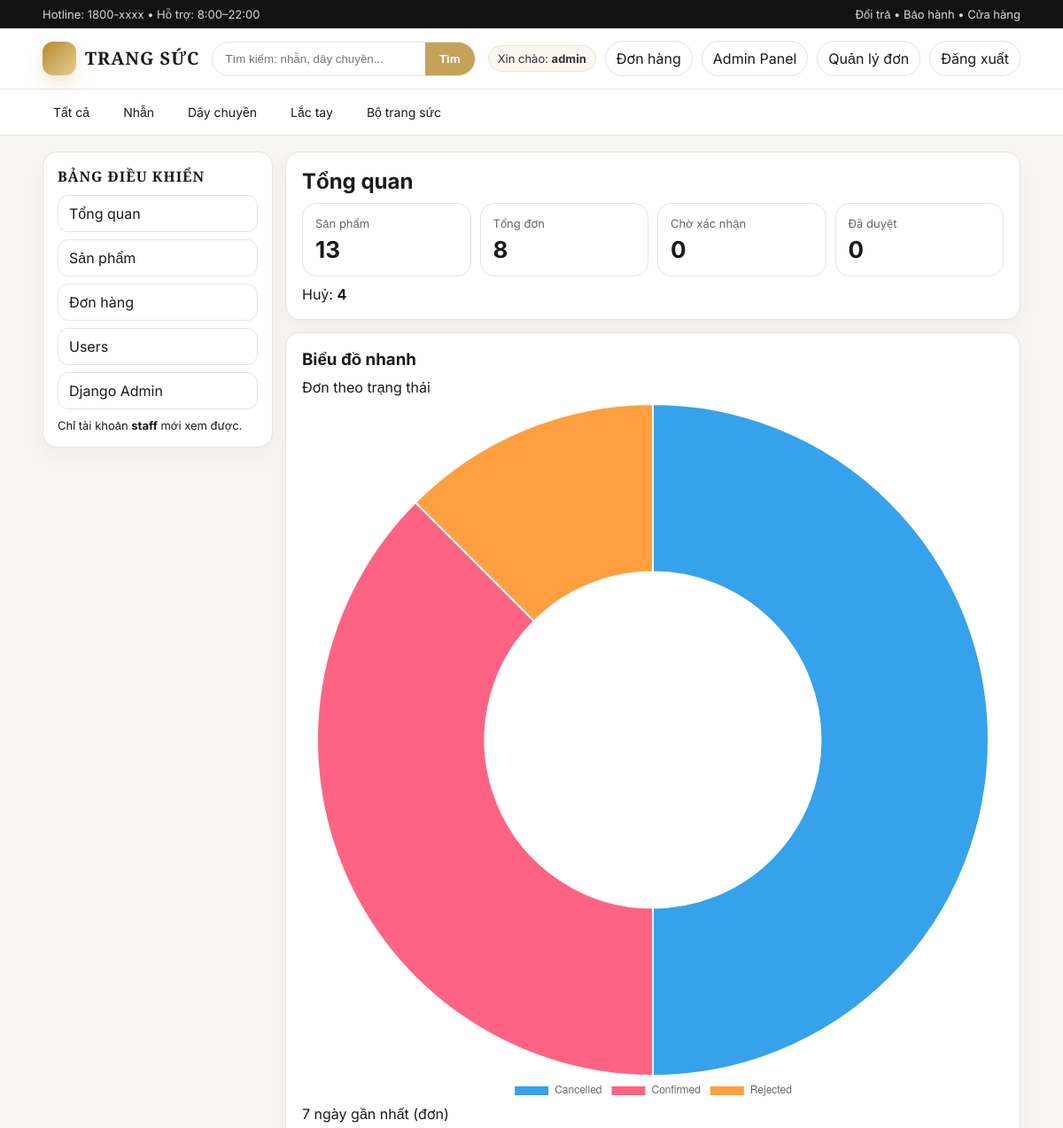
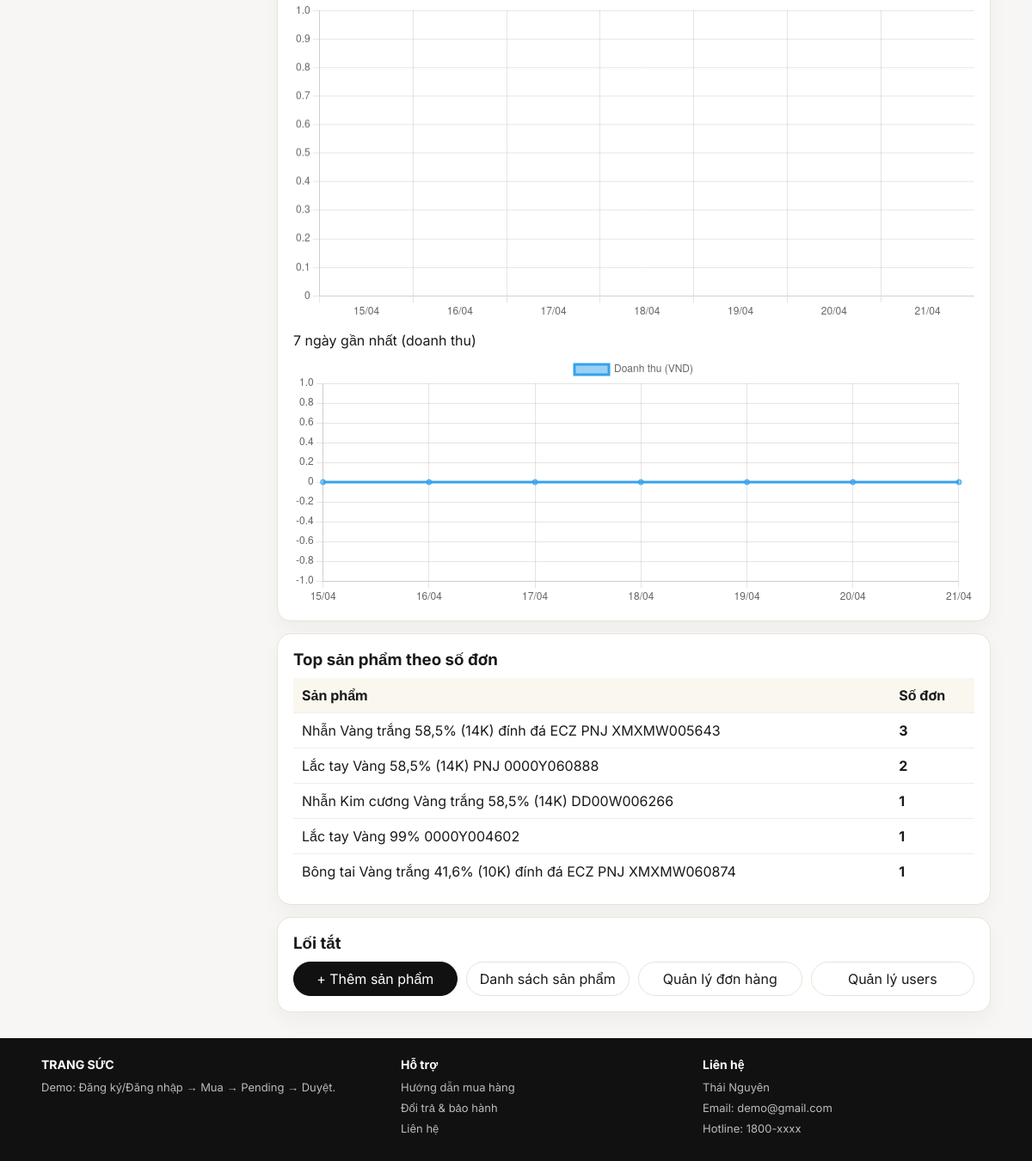
Page /admin-panel/ (signed in) on the committed database (2 pictures, top to bottom).
### shop/models.py (models this page shows, shortened)
class SanPham(models.Model):
    ten = models.CharField(max_length=100)
    gia = models.IntegerField(default=0)
    anh = models.ImageField(upload_to="sanpham/", blank=True, null=True)

### shop/views.py (the view)
# urls.py: path("admin-panel/", views.admin_dashboard, name="admin_dashboard"),
@user_passes_test(la_admin)
def admin_dashboard(request):
    tong_sp = SanPham.objects.count()
    tong_don = DonHang.objects.count()
    cho_xac_nhan = DonHang.objects.filter(trang_thai="Pending").count()
    da_duyet = DonHang.objects.filter(trang_thai="Approved").count()
    da_huy = DonHang.objects.filter(trang_thai="Cancelled").count()
    status_rows = DonHang.objects.values("trang_thai").annotate(c=Count("id")).order_by("trang_thai")
    status_labels = [r["trang_thai"] for r in status_rows]
    status_counts = [r["c"] for r in status_rows]
    today = timezone.localdate()
    start = today - dt.timedelta(days=6)
    daily_rows = (
        DonHang.objects.filter(tao_luc__date__gte=start, tao_luc__date__lte=today)
        .annotate(d=TruncDate("tao_luc"))
        .values("d")
        .annotate(orders=Count("id"), revenue=Sum("tong_tien"))
        .order_by("d")
    )
    daily_map = {r["d"]: r for r in daily_rows}
    days = [start + dt.timedelta(days=i) for i in range(7)]
    daily_labels = [d.strftime("%d/%m") for d in days]
    daily_orders = [int(daily_map.get(d, {}).get("orders") or 0) for d in days]
    daily_revenue = [int(daily_map.get(d, {}).get("revenue") or 0) for d in days]
    top_products = (
        DonHang.objects.values("san_pham__ten")
        .annotate(c=Count("id"))
        .order_by("-c")[:10]
    )
    return render(request, "admin_dashboard.html", {
        "tong_sp": tong_sp,
        "tong_don": tong_don,
        "cho_xac_nhan": cho_xac_nhan,
        "da_duyet": da_duyet,
        "da_huy": da_huy,
        "status_labels": status_labels,
        "status_counts": status_counts,
        "daily_labels": daily_labels,
        "daily_orders": daily_orders,
        "daily_revenue": daily_revenue,
        "top_products": top_products,
    })

### shop/views.py (called while the page is built)
def la_admin(user):
    return user.is_staff

### templates/admin_dashboard.html (shortened to what this page needs)
{% extends "admin_base.html" %}
{% load tien %}
{% block admin_content %}
  <div class="card" style="padding:18px;">
    <h2 style="margin:0 0 10px;">Tổng quan</h2>
    <div class="grid-4">
      <div class="stat">
        <div class="stat-k">Sản phẩm</div>
        <div class="stat-v">{{ tong_sp }}</div>
      </div>
      <div class="stat">
        <div class="stat-k">Tổng đơn</div>
        <div class="stat-v">{{ tong_don }}</div>
      </div>
      <div class="stat">
        <div class="stat-k">Chờ xác nhận</div>
        <div class="stat-v">{{ cho_xac_nhan }}</div>
      </div>
      <div class="stat">
        <div class="stat-k">Đã duyệt</div>
        <div class="stat-v">{{ da_duyet }}</div>
      </div>
    </div>
    <div class="muted" style="margin-top:10px;">Huỷ: <b>{{ da_huy }}</b></div>
  </div>
  <div class="card" style="padding:18px;margin-top:14px;">
    <h3 style="margin:0 0 10px;">Biểu đồ nhanh</h3>
    <div class="grid-2" style="gap:14px;">
      <div>
        <div class="muted" style="margin-bottom:8px;">Đơn theo trạng thái</div>
        <canvas id="chartStatus" height="140"></canvas>
      </div>
      <div>
        <div class="muted" style="margin-bottom:8px;">7 ngày gần nhất (đơn)</div>
        <canvas id="chartDaily" height="140"></canvas>
      </div>
    </div>
    <div class="muted" style="margin-top:14px;margin-bottom:8px;">7 ngày gần nhất (doanh thu)</div>
    <canvas id="chartRevenue" height="110"></canvas>
    <script>
      const statusLabels = JSON.parse(document.getElementById('statusLabels').textContent);
      const statusCounts = JSON.parse(document.getElementById('statusCounts').textContent);
      const dailyLabels  = JSON.parse(document.getElementById('dailyLabels').textContent);
      const dailyOrders  = JSON.parse(document.getElementById('dailyOrders').textContent);
      const dailyRevenue = JSON.parse(document.getElementById('dailyRevenue').textContent);
      new Chart(document.getElementById('chartStatus'), {
        type: 'doughnut',
        data: { labels: statusLabels, datasets: [{ data: statusCounts }] },
        options: { responsive: true, plugins: { legend: { position: 'bottom' } } }
      });
      new Chart(document.getElementById('chartDaily'), {
        type: 'bar',
        data: { labels: dailyLabels, datasets: [{ label: 'Số đơn', data: dailyOrders }] },
        options: { responsive: true, plugins: { legend: { display: false } } }
      });
      new Chart(document.getElementById('chartRevenue'), {
        type: 'line',
        data: { labels: dailyLabels, datasets: [{ label: 'Doanh thu (VND)', data: dailyRevenue, tension: 0.25 }] },
        options: { responsive: true }
      });
    </script>
  </div>
  <div class="card" style="padding:18px;margin-top:14px;">
    <h3 style="margin:0 0 10px;">Top sản phẩm theo số đơn</h3>
    <table style="width:100%;border-collapse:collapse;">
      <tr style="background:#faf7ef;">
        <th style="padding:10px;text-align:left;">Sản phẩm</th>
        <th style="padding:10px;text-align:left;">Số đơn</th>
      </tr>
      {% for r in top_products %}
      <tr>
        <td style="padding:10px;border-top:1px solid #eee;">{{ r.san_pham__ten }}</td>
        <td style="padding:10px;border-top:1px solid #eee;"><b>{{ r.c }}</b></td>
      </tr>
      {% empty %}
      <tr><td colspan="2" style="padding:10px;color:#666;">Chưa có dữ liệu.</td></tr>
      {% endfor %}
    </table>
  </div>
  <div class="card" style="padding:18px;margin-top:14px;">
    <h3 style="margin:0 0 10px;">Lối tắt</h3>
    <div class="row" style="gap:10px;flex-wrap:wrap;">
      <a class="btn primary" href="{% url 'admin_sanpham_create' %}">+ Thêm sản phẩm</a>
      <a class="btn" href="{% url 'admin_sanpham_list' %}">Danh sách sản phẩm</a>
      <a class="btn" href="{% url 'admin_donhang_list' %}">Quản lý đơn hàng</a>
      <a class="btn" href="{% url 'admin_user_list' %}">Quản lý users</a>
    </div>
  </div>
{% endblock %}

### templates/base.html (shortened to what this page needs)
{% load static %}
<!DOCTYPE html>
<html>
<head>
  <link rel="stylesheet" href="{% static 'style.css' %}">
</head>
<body>
  <div class="topbar">
    <div class="container">
      <div class="row">
        <div class="muted">Hotline: 1800-xxxx • Hỗ trợ: 8:00–22:00</div>
        <div class="muted">Đổi trả • Bảo hành • Cửa hàng</div>
      </div>
    </div>
  </div>
  <div class="header">
    <div class="container">
      <div class="row">
        <a class="brand" href="{% url 'home' %}">
          <div class="logo"></div>
          <div>
            <div class="title">TRANG SỨC</div>
          </div>
        </a>
        <form class="search" method="get" action="{% url 'home' %}">
          <input name="q" placeholder="Tìm kiếm: nhẫn, dây chuyền..." value="{{ request.GET.q|default:'' }}">
          <button type="submit">Tìm</button>
        </form>
        <div class="actions">
          {% if user.is_authenticated %}
            <span class="badge">Xin chào: <b>{{ user.username }}</b></span>
            <a class="btn" href="{% url 'ds_don' %}">Đơn hàng</a>
            {% if user.is_staff %}<a class="btn" href="{% url 'admin_dashboard' %}">Admin Panel</a> <a class="btn" href="{% url 'ds_don_admin' %}">Quản lý đơn</a>{% endif %}
            <a class="btn" href="{% url 'dang_xuat' %}">Đăng xuất</a>
          {% else %}
            <a class="btn" href="{% url 'dang_ky' %}">Đăng ký</a>
            <a class="btn primary" href="{% url 'dang_nhap' %}">Đăng nhập</a>
          {% endif %}
        </div>
      </div>
    </div>
  </div>
  <div class="nav">
    <div class="container">
      <div class="row">
        <a href="{% url 'home' %}">Tất cả</a>
        <a href="{% url 'home' %}?q=Nhẫn">Nhẫn</a>
        <a href="{% url 'home' %}?q=Dây">Dây chuyền</a>
        <a href="{% url 'home' %}?q=Lắc tay">Lắc tay</a>
        <a href="{% url 'home' %}?q=Bộ trang sức">Bộ trang sức</a>
      </div>
    </div>
  </div>
  <div class="container">
    {% block content %}{% endblock %}
  </div>
  <div class="footer">
    <div class="container">
      <div class="cols">
        <div>
          <h3>TRANG SỨC </h3>
          <p>Demo: Đăng ký/Đăng nhập → Mua → Pending → Duyệt.</p>
        </div>
        <div>
          <h3>Hỗ trợ</h3>
          <p>Hướng dẫn mua hàng</p>
          <p>Đổi trả & bảo hành</p>
          <p>Liên hệ</p>
        </div>
        <div>
          <h3>Liên hệ</h3>
          <p>Thái Nguyên</p>
          <p>Email: demo@gmail.com</p>
          <p>Hotline: 1800-xxxx</p>
        </div>
      </div>
    </div>
  </div>
</body>
</html>

### static/style.css (style rules this page uses)
:root { --bg:#f7f6f4;--card:#fff;--text:#1a1a1a;--muted:#666;--line:#e8e3d9;--gold:#c6a15b;--dark:#111; }
* { box-sizing:border-box; }
body { margin:0;background:var(--bg);color:var(--text);font-family:"Inter",Arial,sans-serif; }
a { color:inherit;text-decoration:none; }
.container { width:min(1120px,92%);margin:0 auto; }
.topbar { background:#121212;color:#eee;font-size:13px; }
.topbar .row { display:flex;justify-content:space-between;gap:12px;padding:8px 0; }
.topbar .muted { color:#d7d7d7; }
.header { background:#fff;border-bottom:1px solid var(--line); }
.header .row { display:flex;align-items:center;justify-content:space-between;gap:14px;padding:14px 0; }
.brand { display:flex;align-items:center;gap:10px; }
.logo { width:38px;height:38px;border-radius:12px;background:linear-gradient(135deg,#b8892f,#e6cf90);box-shadow:0 8px 18px rgba(198,161,91,.25); }
.brand .title { font-family:"Cormorant Garamond",serif;font-weight:700;letter-spacing:1px;font-size:20px;line-height:1.1; }
.search { flex:1;max-width:540px;display:flex;border:1px solid var(--line);border-radius:999px;overflow:hidden;background:#fff; }
.search input { width:100%;border:0;padding:11px 14px;outline:none;background:transparent; }
.search button { border:0;padding:11px 16px;background:var(--gold);color:#fff;cursor:pointer;font-weight:700; }
.actions { display:flex;gap:10px;align-items:center;flex-wrap:wrap; }
.btn { display:inline-block;padding:9px 12px;border:1px solid var(--line);border-radius:999px;background:#fff; }
.btn.primary { background:#111;color:#fff;border-color:#111; }
.badge { display:inline-block;padding:6px 10px;border-radius:999px;background:#faf7ef;border:1px solid var(--line);font-size:13px;color:#333; }
.nav { background:#fff;border-bottom:1px solid var(--line); }
.nav .row { display:flex;gap:14px;overflow:auto;padding:10px 0; }
.nav a { white-space:nowrap;font-size:14px;padding:7px 12px;border-radius:999px; }
.card { background:var(--card);border:1px solid var(--line);border-radius:16px;overflow:hidden;box-shadow:0 10px 24px rgba(0,0,0,.04); }
.card .row { display:flex;gap:8px; }
.card .row .btn { flex:1;text-align:center; }
.footer { background:#111;color:#ddd;padding:22px 0;margin-top:30px; }
.footer .cols { display:grid;grid-template-columns:1.2fr 1fr 1fr;gap:16px; }
.footer h3 { margin:0 0 10px;color:#fff;font-size:14px; }
.footer p { margin:0 0 8px;color:#bbb;font-size:13px; }
.grid-4 { display:grid;grid-template-columns:repeat(4,1fr);gap:10px; }
.stat { border:1px solid var(--line);border-radius:16px;padding:14px;background:#fff; }
.stat-k { color:var(--muted);font-size:13px; }
.stat-v { font-size:26px;font-weight:700;margin-top:6px; }

### rows in the picture
SanPham: san_pham__ten "Nhẫn Vàng trắng 58,5% (14K) đính đá ECZ PNJ XMXMW005643", c "3"
SanPham: san_pham__ten "Lắc tay Vàng 58,5% (14K) PNJ 0000Y060888", c "2"
SanPham: san_pham__ten "Nhẫn Kim cương Vàng trắng 58,5% (14K) DD00W006266", c "1"
SanPham: san_pham__ten "Lắc tay Vàng 99% 0000Y004602", c "1"
SanPham: san_pham__ten "Bông tai Vàng trắng 41,6% (10K) đính đá ECZ PNJ XMXMW060874", c "1"

### other values in the picture
{{ user.username }} "admin"
{{ tong_sp }} "13"
{{ tong_don }} "8"
{{ cho_xac_nhan }} "0"
{{ da_duyet }} "0"
{{ da_huy }} "4"
